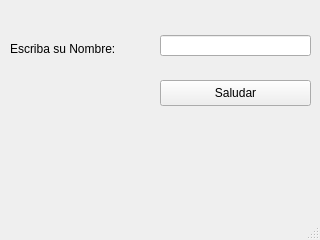
<?xml version="1.0" encoding="UTF-8"?>
<ui version="4.0">
 <class>SaludoVentana</class>
 <widget class="QMainWindow" name="SaludoVentana">
  <property name="geometry">
   <rect>
    <x>0</x>
    <y>0</y>
    <width>320</width>
    <height>240</height>
   </rect>
  </property>
  <property name="windowTitle">
   <string>Saludo</string>
  </property>
  <widget class="QWidget" name="wdg_principal">
   <widget class="QLabel" name="lbl_nombre">
    <property name="geometry">
     <rect>
      <x>10</x>
      <y>40</y>
      <width>151</width>
      <height>18</height>
     </rect>
    </property>
    <property name="text">
     <string>Escriba su Nombre:</string>
    </property>
   </widget>
   <widget class="QLineEdit" name="txt_nombre">
    <property name="geometry">
     <rect>
      <x>160</x>
      <y>35</y>
      <width>151</width>
      <height>21</height>
     </rect>
    </property>
   </widget>
   <widget class="QPushButton" name="btn_saludar">
    <property name="geometry">
     <rect>
      <x>160</x>
      <y>80</y>
      <width>151</width>
      <height>26</height>
     </rect>
    </property>
    <property name="text">
     <string>Saludar</string>
    </property>
   </widget>
  </widget>
  <widget class="QMenuBar" name="mbr_principal">
   <property name="geometry">
    <rect>
     <x>0</x>
     <y>0</y>
     <width>320</width>
     <height>23</height>
    </rect>
   </property>
  </widget>
  <widget class="QStatusBar" name="stb_principal"/>
 </widget>
 <resources/>
 <connections/>
</ui>
